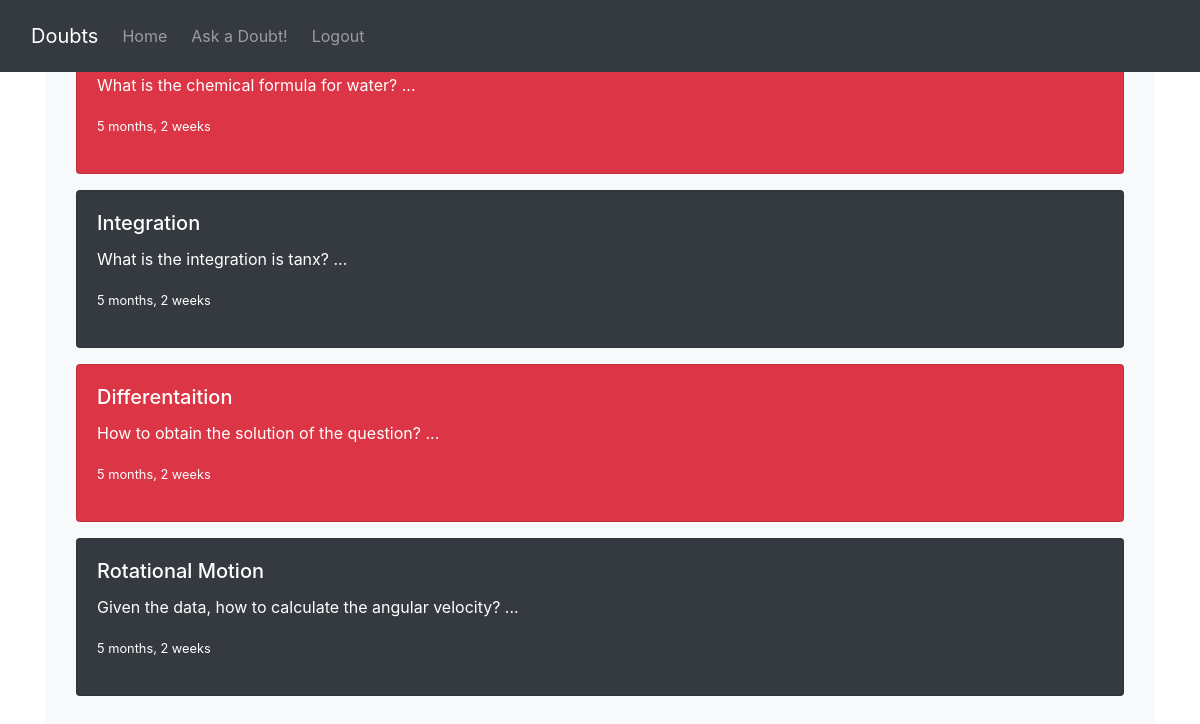
The app's page / (signed in) with its own data.
### doubtsBlog/models.py (models this page shows, shortened)
class Doubt(models.Model):
    title = models.CharField(max_length=300)
    content = models.TextField()
    date_posted = models.DateTimeField(default=timezone.now)
    author = models.ForeignKey(User, on_delete=models.CASCADE)
    image = models.ImageField(upload_to='doubt_pics', null=True, blank=True)

### doubtsBlog/views.py (the view)
# urls.py: path('', DoubtListView.as_view(), name='doubtsBlog-home'),
class DoubtListView(LoginRequiredMixin, ListView):
    model = Doubt
    template_name = 'doubtsBlog/index.html'  # <app>/<model>_<viewtype>.html
    def get_context_data(self, **kwargs):
        context = super().get_context_data(**kwargs)
        context['doubts'] = Doubt.objects.all().order_by('-date_posted')
        context['colors'] = ['bg-dark', 'bg-danger']
        context['from_date'] = timezone.now()
        return context
    ordering = ['-date_posted']

### doubtsBlog/templates/doubtsBlog/index.html (shortened to what this page needs)
{% extends "doubtsBlog/base.html" %}
{% block content %}
	<div class="container overflow-hidden">
	  <div class="row gy-3">
	  	{% for doubt in doubts %}
		    <div class="col-12">
	      	  <div class="card text-white {{ colors | random }} mb-3">
			    <div class="card-body">
			      <h5 class="card-title">{{ doubt.title }}</h5>
			      <p class="card-text">{{ doubt.content|slice:":60"|add:" ..." }}</p>
			      <figure class="text-end">
			      	<small> {{ doubt.date_posted|timesince:from_date }} </small>
				  </figure>
			    </div>
			  </div>
		    </div>
	    {% endfor %}
	  </div>
	</div>
{% endblock content %}

### records on screen
Doubt: content|add "What is the chemical formula for water? ...", date_posted "5 months, 2 weeks"
Doubt: title "Integration", content|add "What is the integration is tanx? ...", date_posted "5 months, 2 weeks"
Doubt: title "Differentaition", content|add "How to obtain the solution of the question? ...", date_posted "5 months, 2 weeks"
Doubt: title "Rotational Motion", content|add "Given the data, how to calculate the angular velocity? ...", date_posted "5 months, 2 weeks"
